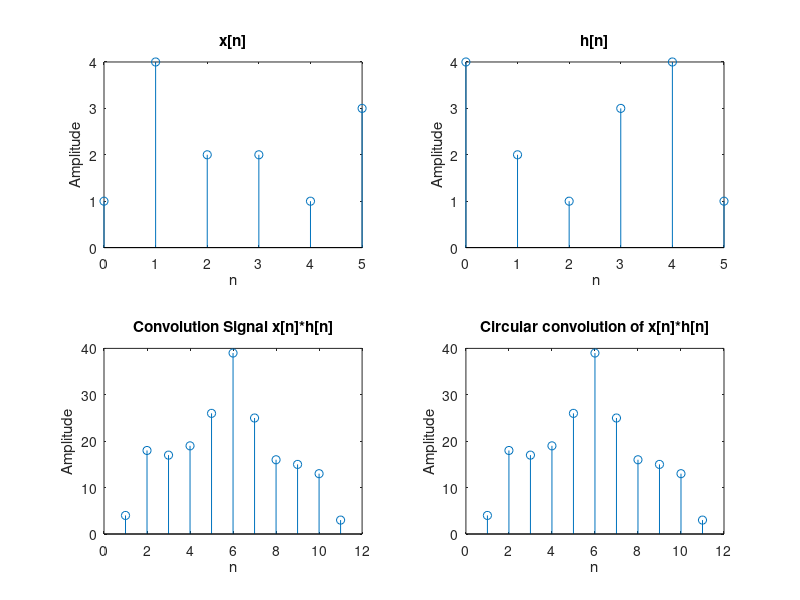

Reproduce this figure in MATLAB.
%Convolution of Equal Sequence length 
clear all;
close all;
clc;
n=0:1:5;
x=[1 4 2 2 1 3];
h=[4 2 1 3 4 1];
figure
 
%Plot x[n]
subplot(2,2,1)
stem(n,x);
title('x[n]');
xlabel('n');
ylabel ('Amplitude');
 
%Plot h[n]
subplot(2,2,2)
stem(n,h);
xlabel (' n');
ylabel('Amplitude');
title('h[n]')
 
%Linear convolution of signal
y=conv(x,h);
 
%plotting convoluted signal
subplot(2,2,3);
stem(y)
xlabel('n');
ylabel('Amplitude')
title('Convolution Signal x[n]*h[n]');
 
%Circular convolution
z=cconv(x,h);
subplot(2,2,4);
stem(z);
xlabel('n');
ylabel('Amplitude');
title('Circular convolution of x[n]*h[n]');
